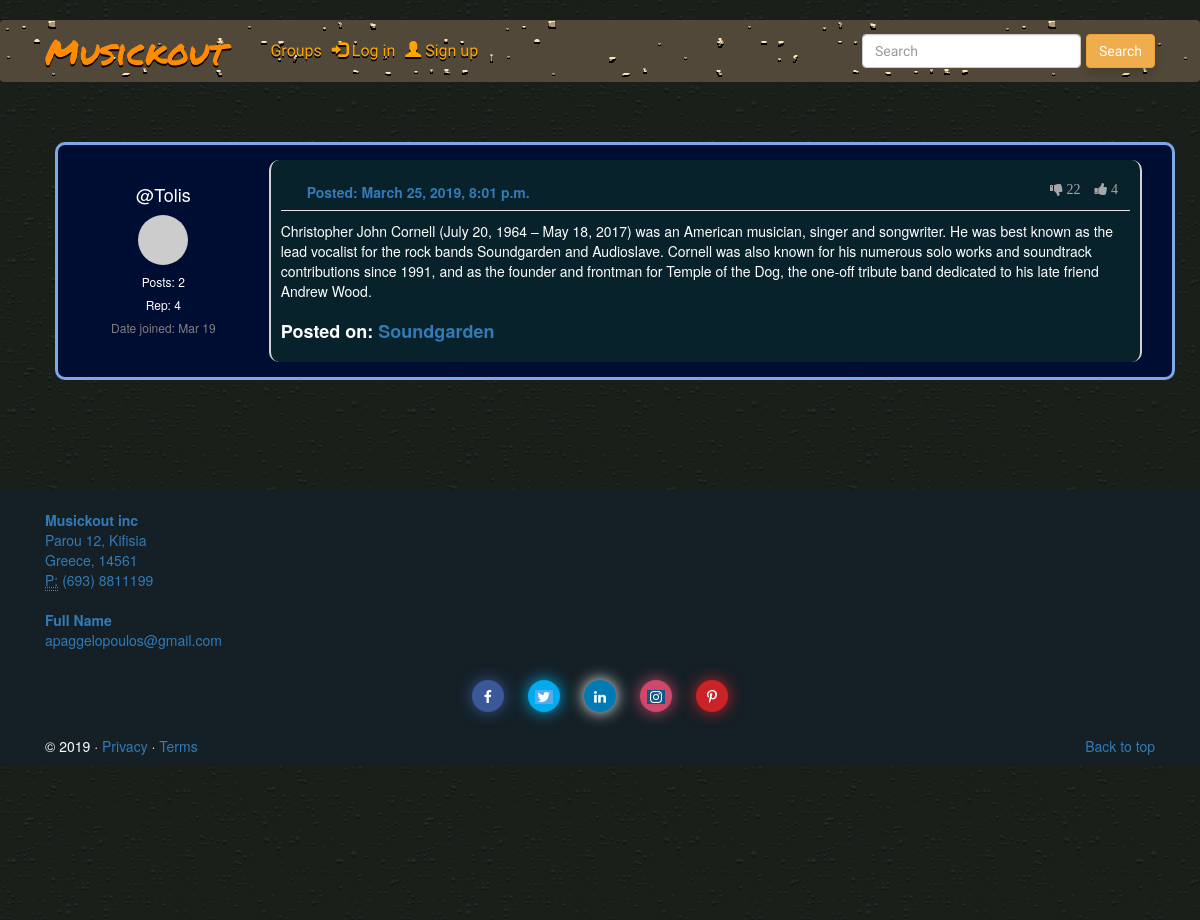
The page /posts/by/Tolis/23/ on the database as committed earlier.
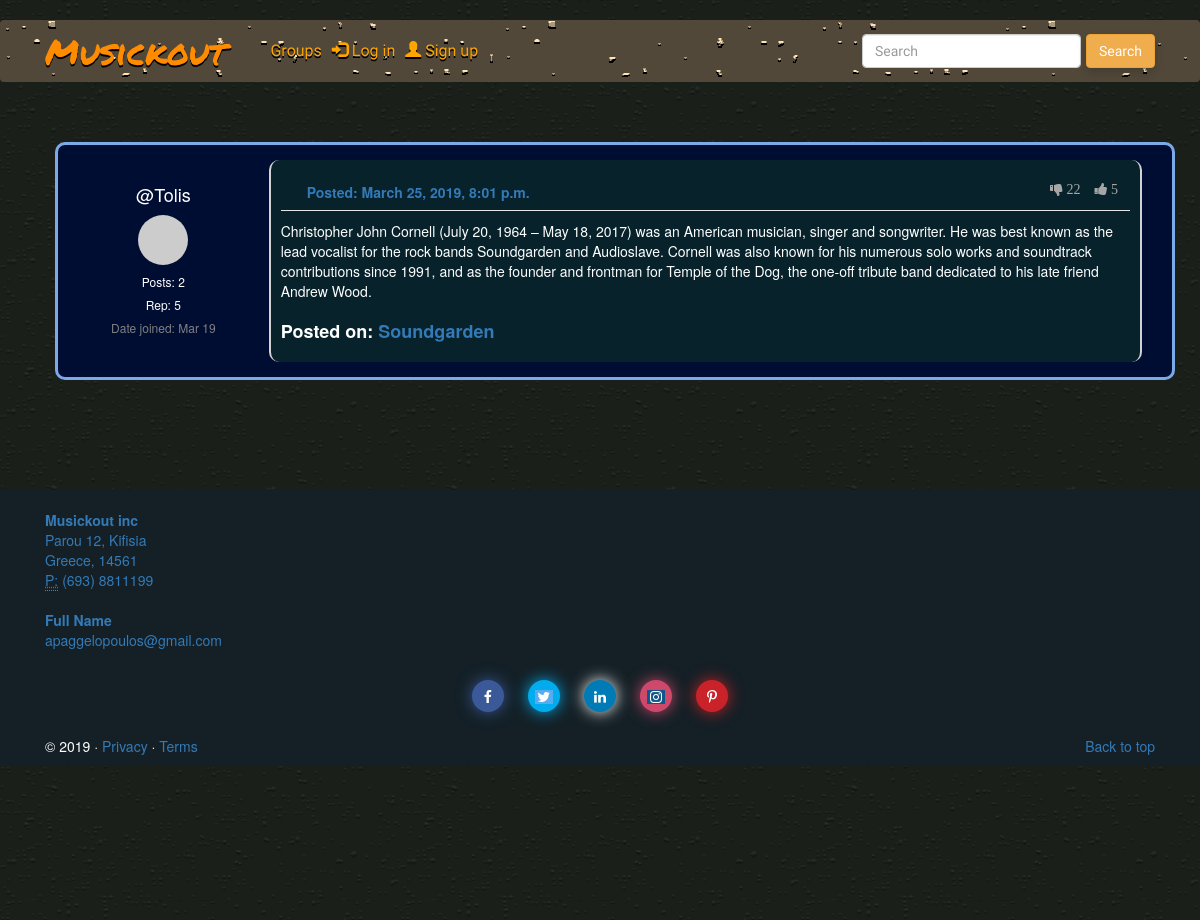
The same page on the database as committed later.
### accounts/models.py (models this page shows, shortened)
class Profile(models.Model):
    user = models.ForeignKey(get_user_model(), related_name="profiles",on_delete=models.CASCADE)
    popularity = models.IntegerField(default=0)

### posts/models.py (models this page shows, shortened)
class Post(models.Model):
    user = models.ForeignKey(User, related_name="posts",on_delete=models.CASCADE)
    created_at = models.DateTimeField(auto_now_add=True)
    message = models.TextField()
    message_html = models.TextField(editable=False)
    group = models.ForeignKey(Group, related_name="posts",null=True, blank=True,on_delete=models.CASCADE)
    thumbsup = models.IntegerField(default=0)
    thumbsdown = models.IntegerField(default=0)
    class Meta:
        ordering = ["-created_at"]
        unique_together = ["user", "message"]

### groups/models.py (models this page shows, shortened)
class Group(models.Model):
    name = models.CharField(max_length=255, unique=True)
    slug = models.SlugField(allow_unicode=True, unique=True)
    description = models.TextField(blank=True, default='')
    description_html = models.TextField(editable=False, default='', blank=True)
    members = models.ManyToManyField(User,through="GroupMember")
    class Meta:
        ordering = ["name"]

### posts/views.py (the view)
# urls.py: path("by/<username>/<int:pk>/",views.PostDetail.as_view(),name="single"),
class PostDetail(SelectRelatedMixin, generic.DetailView):
    model = models.Post
    select_related = ("user", "group")
    def get_queryset(self):
        queryset = super().get_queryset()
        return queryset.filter(
            user__username__iexact=self.kwargs.get("username")
        )

### posts/templates/posts/post_detail.html (shortened to what this page needs)
{% extends "posts/post_base.html" %}
{% block post_content %}
  {% include "posts/_post.html" %}
{% endblock %}

### posts/templates/posts/_post.html (shortened to what this page needs)
{% load crispy_forms_tags %}
<div class="container" id="mypost-info">
	<div class="col-md-2" id="mypost-personal">
			<h4><center><a href="{% url 'posts:for_user' username=post.user.username %}" style="color:white;">@{{ post.user.username }}</a></center></h4>
			<div class="avatar">
				 <img src="http://i.pravatar.cc/50" class="md-avatar rounded-circle" alt="" />
			</div>
			<h6 style="color:white;"><center> Posts: {{post.user.posts.count}}</center></h6>
			{% for prof in post.user.profiles.all %}
					<h6 style="color:white;"><center> Rep: {{prof.popularity}}</center></h6>
			{% endfor %}
			<h6 style="color:grey;"><center> Date joined: {{post.user.date_joined|date:"M y"}}</center></h6>
	</div>
	<div class="col-md-10" id="mypost-content">
		<div class="media">
			<div class="panel-collapse collapse in" id="collapseOne">
				<div class="media-body" id="mypost-body">
					<div class="comment-head">
						<strong><time class="time"><a href="{% url 'posts:single' username=post.user.username pk=post.pk %}">Posted: {{ post.created_at }}</a></time></strong>
							{% if not user.is_authenticated %}
								<a style="color:white">
										<i data-toggle="tooltip" title="Please Login!" id="myfa-up-disable" class="fa fa-thumbs-up"> {{ post.thumbsup }} </i>
								</a>
								<a style="color:white">
										<i data-toggle="tooltip" title="Please Login!" id="myfa-down-disable" class="fa fa-thumbs-down"> {{ post.thumbsdown }} </i>
								</a>
							{% endif %}
					</div>
					<p>{{ post.message_html|safe }}</p>
					{% if post.group and not hide_group %}
							<span class="group-name"><h4><strong>Posted on: <a href="{% url 'groups:single' slug=post.group.name|slugify %}">{{ post.group.name }}</strong></h4></span>
					{% endif %}
				</div>
			</div>
		</div>
	</div>
</div>

Rows that differ between the two databases and show on the page:
changed Post "Tolis": thumbsup "4" → "5"
changed Profile: popularity "4" → "5"
